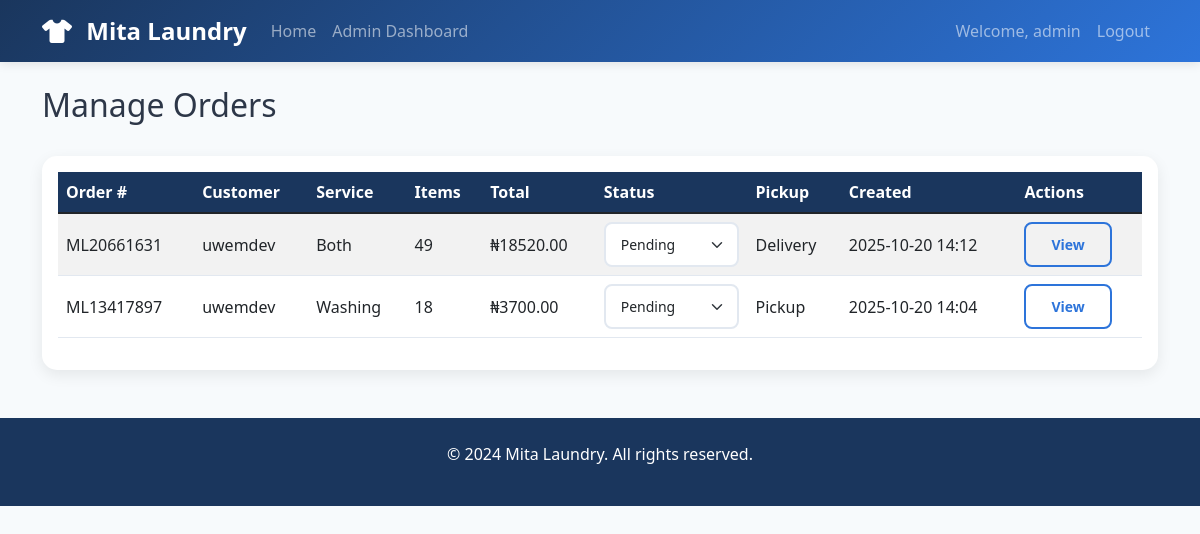
Page /admin/orders (signed in) on the committed database.
### tables this page shows
CREATE TABLE orders (
            id INTEGER PRIMARY KEY AUTOINCREMENT,
            order_number TEXT UNIQUE NOT NULL,
            user_id INTEGER NOT NULL,
            service_type TEXT NOT NULL,
            status TEXT DEFAULT 'pending',
            pickup_option TEXT DEFAULT 'pickup',
            total_items INTEGER DEFAULT 0,
            total_price DECIMAL(10,2) DEFAULT 0.00,
            tshirts INTEGER DEFAULT 0,
            shorts INTEGER DEFAULT 0,
            pants INTEGER DEFAULT 0,
            caps INTEGER DEFAULT 0,
            socks INTEGER DEFAULT 0,
            towels INTEGER DEFAULT 0,
            bedsheets INTEGER DEFAULT 0,
            created_at TIMESTAMP DEFAULT CURRENT_TIMESTAMP,
            updated_at TIMESTAMP DEFAULT CURRENT_TIMESTAMP,
            completed_at TIMESTAMP,
            FOREIGN KEY (user_id) REFERENCES users (id)
        );

CREATE TABLE users (
            id INTEGER PRIMARY KEY AUTOINCREMENT,
            username TEXT UNIQUE NOT NULL,
            email TEXT UNIQUE NOT NULL,
            password TEXT NOT NULL,
            phone TEXT,
            address TEXT,
            created_at TIMESTAMP DEFAULT CURRENT_TIMESTAMP,
            is_admin BOOLEAN DEFAULT FALSE
        );

### app.py (the view)
@app.route('/admin/orders')
def admin_orders():
    if 'user_id' not in session or not session.get('is_admin'):
        flash('Access denied!', 'error')
        return redirect(url_for('login'))
    conn = get_db_connection()
    orders = conn.execute('''
        SELECT o.*, u.username, u.phone
        FROM orders o
        JOIN users u ON o.user_id = u.id
        ORDER BY o.created_at DESC
    ''').fetchall()
    conn.close()
    return render_template('admin_orders.html', orders=orders)

### app.py (called while the page is built)
def get_db_connection():
    conn = sqlite3.connect(app.config['DATABASE'])
    conn.row_factory = sqlite3.Row
    return conn

### templates/admin_orders.html (shortened to what this page needs)
{% extends "base.html" %}
{% block content %}
<div class="d-flex justify-content-between align-items-center mb-4">
    <h2>Manage Orders</h2>
</div>
<div class="card">
    <div class="card-body">
        {% if orders %}
        <div class="table-responsive">
            <table class="table table-striped">
                <thead>
                    <tr>
                        <th>Order #</th>
                        <th>Customer</th>
                        <th>Service</th>
                        <th>Items</th>
                        <th>Total</th>
                        <th>Status</th>
                        <th>Pickup</th>
                        <th>Created</th>
                        <th>Actions</th>
                    </tr>
                </thead>
                <tbody>
                    {% for order in orders %}
                    <tr>
                        <td>{{ order.order_number }}</td>
                        <td>{{ order.username }}</td>
                        <td>{{ order.service_type|title }}</td>
                        <td>{{ order.total_items }}</td>
                        <td>₦{{ "%.2f"|format(order.total_price) }}</td>
                        <td>
                            <select class="form-select form-select-sm status-select" data-order-id="{{ order.id }}">
                                <option value="pending" {{ 'selected' if order.status == 'pending' }}>Pending</option>
                            </select>
                        </td>
                        <td>{{ order.pickup_option|title }}</td>
                        <td>{{ order.created_at[:16] }}</td>
                        <td>
                            <a href="{{ url_for('order_details', order_number=order.order_number) }}" class="btn btn-sm btn-outline-primary">
                                View
                            </a>
                        </td>
                    </tr>
                    {% endfor %}
                </tbody>
            </table>
        </div>
        {% else %}
        <div class="text-center py-5">
            <i class="fas fa-inbox fa-3x mb-3 text-muted"></i>
            <h4>No orders found</h4>
            <p class="text-muted">There are no orders in the system yet.</p>
        </div>
        {% endif %}
    </div>
</div>
{% endblock %}

### static/css/style.css (style rules this page uses)
:root { --primary-dark: #1a365d; --primary-light: #2d74da; --secondary: #4299e1; --accent: #63b3ed; --background: #f7fafc; --card-bg: #ffffff; --text-dark: #2d3748; --text-light: #718096; --success: #48bb78; --warning: #ed8936; --danger: #f56565; }
body { background-color: var(--background); color: var(--text-dark); font-family: 'Segoe UI', Tahoma, Geneva, Verdana, sans-serif; }
.card { border: none; border-radius: 15px; box-shadow: 0 5px 15px rgba(0,0,0,0.08); margin-bottom: 20px; transition: transform 0.3s ease; }
.btn-outline-primary { border: 2px solid var(--primary-light); color: var(--primary-light); border-radius: 8px; padding: 10px 25px; font-weight: 600; transition: all 0.3s ease; }
.table th { background-color: var(--primary-dark); color: white; border: none; }
.table td { border-color: #e2e8f0; vertical-align: middle; }
.form-control, .form-select { border-radius: 8px; border: 2px solid #e2e8f0; padding: 10px 15px; transition: all 0.3s ease; }

### rows in the picture
orders: order_number "ML20661631", username "uwemdev", service_type "Both", total_items "49", total_price "18520.00", id "Pending", pickup_option "Delivery", created_at "2025-10-20 14:12"
orders: order_number "ML13417897", username "uwemdev", service_type "Washing", total_items "18", total_price "3700.00", id "Pending", pickup_option "Pickup", created_at "2025-10-20 14:04"

### other values in the picture
{{ session.username }} "admin"
